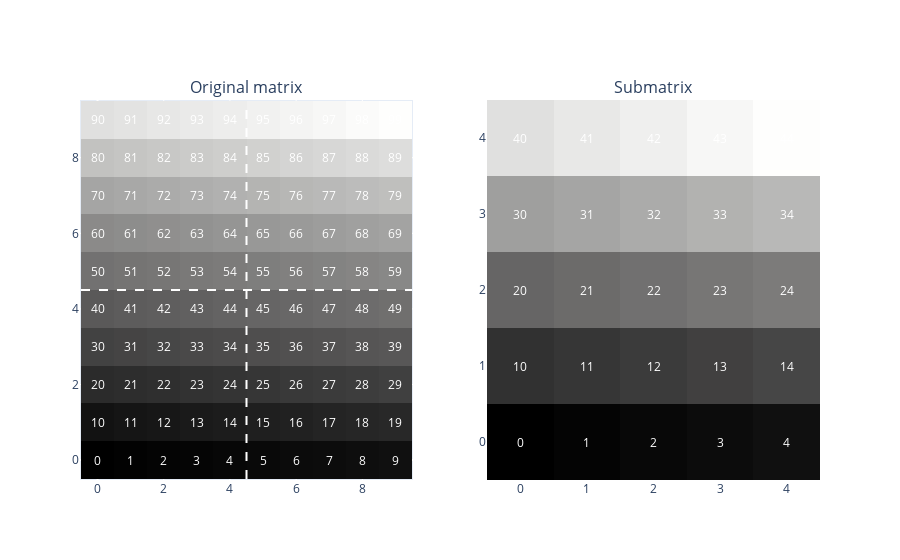

The cell this chart's notebook holds for it:
### Markdown cell above
# Exercise 5-2.
> This and the following exercise focus on slicing matrices to obtain submatrices. Start by creating matrix C in Figure 5-6, and use Python slicing to extract the submatrix comprising the first five rows and five columns. Let’s call this matrix C1. Try to reproduce Figure 5-6, but if you are struggling with the Python visualization coding, then just focus on extracting the submatrix correctly.

### Code cell
C = np.arange(100).reshape((10,10))

sub_a = C[0:5, 0:5]

fig = make_subplots(rows=1, cols=2, subplot_titles=('Original matrix', 'Submatrix'))

fig.add_trace(go.Heatmap(z=C, colorscale='gray', showscale=False), row=1, col=1)
fig.add_shape(type='line', x0=4.5, y0=-0.5, x1=4.5, y1=9.5, line=dict(color='white', dash='dash'), row=1, col=1)
fig.add_shape(type='line', x0=-0.5, y0=4.5, x1=9.5, y1=4.5, line=dict(color='white', dash='dash'), row=1, col=1)

for (j, i), num in np.ndenumerate(C):
    fig.add_annotation(x=i, y=j, text=str(num), showarrow=False, font=dict(color='white'), row=1, col=1)

fig.add_trace(go.Heatmap(z=sub_a, colorscale='gray', showscale=False), row=1, col=2)
for (j, i), num in np.ndenumerate(sub_a):
    fig.add_annotation(x=i, y=j, text=str(num), showarrow=False, font=dict(color='white'), row=1, col=2)

fig.show()

### Figure 1 — Plotly figure (JSON) as saved in the notebook; plotly's stock layout.template omitted (floating-point values rounded to 4 significant figures)
{"data": [{"colorscale": [[0, "rgb(0, 0, 0)"], [0.09091, "rgb(16, 16, 16)"], [0.1818, "rgb(38, 38, 38)"], [0.2727, "rgb(59, 59, 59)"], [0.3636, "rgb(81, 80, 80)"], [0.4545, "rgb(102, 101, 101)"], [0.5455, "rgb(124, 123, 122)"], [0.6364, "rgb(146, 146, 145)"], [0.7273, "rgb(171, 171, 170)"], [0.8182, "rgb(197, 197, 195)"], [0.9091, "rgb(224, 224, 223)"], [1, "rgb(254, 254, 253)"]], "showscale": false, "type": "heatmap", "xaxis": "x", "yaxis": "y", "z": [[0, 1, 2, 3, 4, 5, 6, 7, 8, 9], [10, 11, 12, 13, 14, 15, 16, 17, 18, 19], [20, 21, 22, 23, 24, 25, 26, 27, 28, 29], [30, 31, 32, 33, 34, 35, 36, 37, 38, 39], [40, 41, 42, 43, 44, 45, 46, 47, 48, 49], [50, 51, 52, 53, 54, 55, 56, 57, 58, 59], [60, 61, 62, 63, 64, 65, 66, 67, 68, 69], [70, 71, 72, 73, 74, 75, 76, 77, 78, 79], [80, 81, 82, 83, 84, 85, 86, 87, 88, 89], [90, 91, 92, 93, 94, 95, 96, 97, 98, 99]]}, {"colorscale": [[0, "rgb(0, 0, 0)"], [0.09091, "rgb(16, 16, 16)"], [0.1818, "rgb(38, 38, 38)"], [0.2727, "rgb(59, 59, 59)"], [0.3636, "rgb(81, 80, 80)"], [0.4545, "rgb(102, 101, 101)"], [0.5455, "rgb(124, 123, 122)"], [0.6364, "rgb(146, 146, 145)"], [0.7273, "rgb(171, 171, 170)"], [0.8182, "rgb(197, 197, 195)"], [0.9091, "rgb(224, 224, 223)"], [1, "rgb(254, 254, 253)"]], "showscale": false, "type": "heatmap", "xaxis": "x2", "yaxis": "y2", "z": [[0, 1, 2, 3, 4], [10, 11, 12, 13, 14], [20, 21, 22, 23, 24], [30, 31, 32, 33, 34], [40, 41, 42, 43, 44]]}], "layout": {"annotations": [{"font": {"size": 16}, "showarrow": false, "text": "Original matrix", "x": 0.225, "xanchor": "center", "xref": "paper", "y": 1, "yanchor": "bottom", "yref": "paper"}, {"font": {"size": 16}, "showarrow": false, "text": "Submatrix", "x": 0.775, "xanchor": "center", "xref": "paper", "y": 1, "yanchor": "bottom", "yref": "paper"}, {"font": {"color": "white"}, "showarrow": false, "text": "0", "x": 0, "xref": "x", "y": 0, "yref": "y"}, {"font": {"color": "white"}, "showarrow": false, "text": "1", "x": 1, "xref": "x", "y": 0, "yref": "y"}, {"font": {"color": "white"}, "showarrow": false, "text": "2", "x": 2, "xref": "x", "y": 0, "yref": "y"}, {"font": {"color": "white"}, "showarrow": false, "text": "3", "x": 3, "xref": "x", "y": 0, "yref": "y"}, {"font": {"color": "white"}, "showarrow": false, "text": "4", "x": 4, "xref": "x", "y": 0, "yref": "y"}, {"font": {"color": "white"}, "showarrow": false, "text": "5", "x": 5, "xref": "x", "y": 0, "yref": "y"}, {"font": {"color": "white"}, "showarrow": false, "text": "6", "x": 6, "xref": "x", "y": 0, "yref": "y"}, {"font": {"color": "white"}, "showarrow": false, "text": "7", "x": 7, "xref": "x", "y": 0, "yref": "y"}, {"font": {"color": "white"}, "showarrow": false, "text": "8", "x": 8, "xref": "x", "y": 0, "yref": "y"}, {"font": {"color": "white"}, "showarrow": false, "text": "9", "x": 9, "xref": "x", "y": 0, "yref": "y"}, {"font": {"color": "white"}, "showarrow": false, "text": "10", "x": 0, "xref": "x", "y": 1, "yref": "y"}, {"font": {"color": "white"}, "showarrow": false, "text": "11", "x": 1, "xref": "x", "y": 1, "yref": "y"}, {"font": {"color": "white"}, "showarrow": false, "text": "12", "x": 2, "xref": "x", "y": 1, "yref": "y"}, {"font": {"color": "white"}, "showarrow": false, "text": "13", "x": 3, "xref": "x", "y": 1, "yref": "y"}, {"font": {"color": "white"}, "showarrow": false, "text": "14", "x": 4, "xref": "x", "y": 1, "yref": "y"}, {"font": {"color": "white"}, "showarrow": false, "text": "15", "x": 5, "xref": "x", "y": 1, "yref": "y"}, {"font": {"color": "white"}, "showarrow": false, "text": "16", "x": 6, "xref": "x", "y": 1, "yref": "y"}, {"font": {"color": "white"}, "showarrow": false, "text": "17", "x": 7, "xref": "x", "y": 1, "yref": "y"}, {"font": {"color": "white"}, "showarrow": false, "text": "18", "x": 8, "xref": "x", "y": 1, "yref": "y"}, {"font": {"color": "white"}, "showarrow": false, "text": "19", "x": 9, "xref": "x", "y": 1, "yref": "y"}, {"font": {"color": "white"}, "showarrow": false, "text": "20", "x": 0, "xref": "x", "y": 2, "yref": "y"}, {"font": {"color": "white"}, "showarrow": false, "text": "21", "x": 1, "xref": "x", "y": 2, "yref": "y"}, {"font": {"color": "white"}, "showarrow": false, "text": "22", "x": 2, "xref": "x", "y": 2, "yref": "y"}, {"font": {"color": "white"}, "showarrow": false, "text": "23", "x": 3, "xref": "x", "y": 2, "yref": "y"}, {"font": {"color": "white"}, "showarrow": false, "text": "24", "x": 4, "xref": "x", "y": 2, "yref": "y"}, {"font": {"color": "white"}, "showarrow": false, "text": "25", "x": 5, "xref": "x", "y": 2, "yref": "y"}, {"font": {"color": "white"}, "showarrow": false, "text": "26", "x": 6, "xref": "x", "y": 2, "yref": "y"}, {"font": {"color": "white"}, "showarrow": false, "text": "27", "x": 7, "xref": "x", "y": 2, "yref": "y"}, {"font": {"color": "white"}, "showarrow": false, "text": "28", "x": 8, "xref": "x", "y": 2, "yref": "y"}, {"font": {"color": "white"}, "showarrow": false, "text": "29", "x": 9, "xref": "x", "y": 2, "yref": "y"}, {"font": {"color": "white"}, "showarrow": false, "text": "30", "x": 0, "xref": "x", "y": 3, "yref": "y"}, {"font": {"color": "white"}, "showarrow": false, "text": "31", "x": 1, "xref": "x", "y": 3, "yref": "y"}, {"font": {"color": "white"}, "showarrow": false, "text": "32", "x": 2, "xref": "x", "y": 3, "yref": "y"}, {"font": {"color": "white"}, "showarrow": false, "text": "33", "x": 3, "xref": "x", "y": 3, "yref": "y"}, {"font": {"color": "white"}, "showarrow": false, "text": "34", "x": 4, "xref": "x", "y": 3, "yref": "y"}, {"font": {"color": "white"}, "showarrow": false, "text": "35", "x": 5, "xref": "x", "y": 3, "yref": "y"}, {"font": {"color": "white"}, "showarrow": false, "text": "36", "x": 6, "xref": "x", "y": 3, "yref": "y"}, {"font": {"color": "white"}, "showarrow": false, "text": "37", "x": 7, "xref": "x", "y": 3, "yref": "y"}, {"font": {"color": "white"}, "showarrow": false, "text": "38", "x": 8, "xref": "x", "y": 3, "yref": "y"}, {"font": {"color": "white"}, "showarrow": false, "text": "39", "x": 9, "xref": "x", "y": 3, "yref": "y"}, {"font": {"color": "white"}, "showarrow": false, "text": "40", "x": 0, "xref": "x", "y": 4, "yref": "y"}, {"font": {"color": "white"}, "showarrow": false, "text": "41", "x": 1, "xref": "x", "y": 4, "yref": "y"}, {"font": {"color": "white"}, "showarrow": false, "text": "42", "x": 2, "xref": "x", "y": 4, "yref": "y"}, {"font": {"color": "white"}, "showarrow": false, "text": "43", "x": 3, "xref": "x", "y": 4, "yref": "y"}, {"font": {"color": "white"}, "showarrow": false, "text": "44", "x": 4, "xref": "x", "y": 4, "yref": "y"}, {"font": {"color": "white"}, "showarrow": false, "text": "45", "x": 5, "xref": "x", "y": 4, "yref": "y"}, {"font": {"color": "white"}, "showarrow": false, "text": "46", "x": 6, "xref": "x", "y": 4, "yref": "y"}, {"font": {"color": "white"}, "showarrow": false, "text": "47", "x": 7, "xref": "x", "y": 4, "yref": "y"}, {"font": {"color": "white"}, "showarrow": false, "text": "48", "x": 8, "xref": "x", "y": 4, "yref": "y"}, {"font": {"color": "white"}, "showarrow": false, "text": "49", "x": 9, "xref": "x", "y": 4, "yref": "y"}, {"font": {"color": "white"}, "showarrow": false, "text": "50", "x": 0, "xref": "x", "y": 5, "yref": "y"}, {"font": {"color": "white"}, "showarrow": false, "text": "51", "x": 1, "xref": "x", "y": 5, "yref": "y"}, {"font": {"color": "white"}, "showarrow": false, "text": "52", "x": 2, "xref": "x", "y": 5, "yref": "y"}, {"font": {"color": "white"}, "showarrow": false, "text": "53", "x": 3, "xref": "x", "y": 5, "yref": "y"}, {"font": {"color": "white"}, "showarrow": false, "text": "54", "x": 4, "xref": "x", "y": 5, "yref": "y"}, {"font": {"color": "white"}, "showarrow": false, "text": "55", "x": 5, "xref": "x", "y": 5, "yref": "y"}, {"font": {"color": "white"}, "showarrow": false, "text": "56", "x": 6, "xref": "x", "y": 5, "yref": "y"}, {"font": {"color": "white"}, "showarrow": false, "text": "57", "x": 7, "xref": "x", "y": 5, "yref": "y"}, {"font": {"color": "white"}, "showarrow": false, "text": "58", "x": 8, "xref": "x", "y": 5, "yref": "y"}, {"font": {"color": "white"}, "showarrow": false, "text": "59", "x": 9, "xref": "x", "y": 5, "yref": "y"}, {"font": {"color": "white"}, "showarrow": false, "text": "60", "x": 0, "xref": "x", "y": 6, "yref": "y"}, {"font": {"color": "white"}, "showarrow": false, "text": "61", "x": 1, "xref": "x", "y": 6, "yref": "y"}, {"font": {"color": "white"}, "showarrow": false, "text": "62", "x": 2, "xref": "x", "y": 6, "yref": "y"}, {"font": {"color": "white"}, "showarrow": false, "text": "63", "x": 3, "xref": "x", "y": 6, "yref": "y"}, {"font": {"color": "white"}, "showarrow": false, "text": "64", "x": 4, "xref": "x", "y": 6, "yref": "y"}, {"font": {"color": "white"}, "showarrow": false, "text": "65", "x": 5, "xref": "x", "y": 6, "yref": "y"}, {"font": {"color": "white"}, "showarrow": false, "text": "66", "x": 6, "xref": "x", "y": 6, "yref": "y"}, {"font": {"color": "white"}, "showarrow": false, "text": "67", "x": 7, "xref": "x", "y": 6, "yref": "y"}, {"font": {"color": "white"}, "showarrow": false, "text": "68", "x": 8, "xref": "x", "y": 6, "yref": "y"}, {"font": {"color": "white"}, "showarrow": false, "text": "69", "x": 9, "xref": "x", "y": 6, "yref": "y"}, {"font": {"color": "white"}, "showarrow": false, "text": "70", "x": 0, "xref": "x", "y": 7, "yref": "y"}, {"font": {"color": "white"}, "showarrow": false, "text": "71", "x": 1, "xref": "x", "y": 7, "yref": "y"}, {"font": {"color": "white"}, "showarrow": false, "text": "72", "x": 2, "xref": "x", "y": 7, "yref": "y"}, {"font": {"color": "white"}, "showarrow": false, "text": "73", "x": 3, "xref": "x", "y": 7, "yref": "y"}, {"font": {"color": "white"}, "showarrow": false, "text": "74", "x": 4, "xref": "x", "y": 7, "yref": "y"}, {"font": {"color": "white"}, "showarrow": false, "text": "75", "x": 5, "xref": "x", "y": 7, "yref": "y"}, {"font": {"color": "white"}, "showarrow": false, "text": "76", "x": 6, "xref": "x", "y": 7, "yref": "y"}, {"font": {"color": "white"}, "showarrow": false, "text": "77", "x": 7, "xref": "x", "y": 7, "yref": "y"}, {"font": {"color": "white"}, "showarrow": false, "text": "78", "x": 8, "xref": "x", "y": 7, "yref": "y"}, {"font": {"color": "white"}, "showarrow": false, "text": "79", "x": 9, "xref": "x", "y": 7, "yref": "y"}, {"font": {"color": "white"}, "showarrow": false, "text": "80", "x": 0, "xref": "x", "y": 8, "yref": "y"}, {"font": {"color": "white"}, "showarrow": false, "text": "81", "x": 1, "xref": "x", "y": 8, "yref": "y"}, {"font": {"color": "white"}, "showarrow": false, "text": "82", "x": 2, "xref": "x", "y": 8, "yref": "y"}, {"font": {"color": "white"}, "showarrow": false, "text": "83", "x": 3, "xref": "x", "y": 8, "yref": "y"}, {"font": {"color": "white"}, "showarrow": false, "text": "84", "x": 4, "xref": "x", "y": 8, "yref": "y"}, {"font": {"color": "white"}, "showarrow": false, "text": "85", "x": 5, "xref": "x", "y": 8, "yref": "y"}, {"font": {"color": "white"}, "showarrow": false, "text": "86", "x": 6, "xref": "x", "y": 8, "yref": "y"}, {"font": {"color": "white"}, "showarrow": false, "text": "87", "x": 7, "xref": "x", "y": 8, "yref": "y"}, {"font": {"color": "white"}, "showarrow": false, "text": "88", "x": 8, "xref": "x", "y": 8, "yref": "y"}, {"font": {"color": "white"}, "showarrow": false, "text": "89", "x": 9, "xref": "x", "y": 8, "yref": "y"}, {"font": {"color": "white"}, "showarrow": false, "text": "90", "x": 0, "xref": "x", "y": 9, "yref": "y"}, {"font": {"color": "white"}, "showarrow": false, "text": "91", "x": 1, "xref": "x", "y": 9, "yref": "y"}, {"font": {"color": "white"}, "showarrow": false, "text": "92", "x": 2, "xref": "x", "y": 9, "yref": "y"}, {"font": {"color": "white"}, "showarrow": false, "text": "93", "x": 3, "xref": "x", "y": 9, "yref": "y"}, {"font": {"color": "white"}, "showarrow": false, "text": "94", "x": 4, "xref": "x", "y": 9, "yref": "y"}, {"font": {"color": "white"}, "showarrow": false, "text": "95", "x": 5, "xref": "x", "y": 9, "yref": "y"}, {"font": {"color": "white"}, "showarrow": false, "text": "96", "x": 6, "xref": "x", "y": 9, "yref": "y"}, {"font": {"color": "white"}, "showarrow": false, "text": "97", "x": 7, "xref": "x", "y": 9, "yref": "y"}, {"font": {"color": "white"}, "showarrow": false, "text": "98", "x": 8, "xref": "x", "y": 9, "yref": "y"}, {"font": {"color": "white"}, "showarrow": false, "text": "99", "x": 9, "xref": "x", "y": 9, "yref": "y"}, {"font": {"color": "white"}, "showarrow": false, "text": "0", "x": 0, "xref": "x2", "y": 0, "yref": "y2"}, {"font": {"color": "white"}, "showarrow": false, "text": "1", "x": 1, "xref": "x2", "y": 0, "yref": "y2"}, {"font": {"color": "white"}, "showarrow": false, "text": "2", "x": 2, "xref": "x2", "y": 0, "yref": "y2"}, {"font": {"color": "white"}, "showarrow": false, "text": "3", "x": 3, "xref": "x2", "y": 0, "yref": "y2"}, {"font": {"color": "white"}, "showarrow": false, "text": "4", "x": 4, "xref": "x2", "y": 0, "yref": "y2"}, {"font": {"color": "white"}, "showarrow": false, "text": "10", "x": 0, "xref": "x2", "y": 1, "yref": "y2"}, {"font": {"color": "white"}, "showarrow": false, "text": "11", "x": 1, "xref": "x2", "y": 1, "yref": "y2"}, {"font": {"color": "white"}, "showarrow": false, "text": "12", "x": 2, "xref": "x2", "y": 1, "yref": "y2"}, {"font": {"color": "white"}, "showarrow": false, "text": "13", "x": 3, "xref": "x2", "y": 1, "yref": "y2"}, {"font": {"color": "white"}, "showarrow": false, "text": "14", "x": 4, "xref": "x2", "y": 1, "yref": "y2"}, {"font": {"color": "white"}, "showarrow": false, "text": "20", "x": 0, "xref": "x2", "y": 2, "yref": "y2"}, {"font": {"color": "white"}, "showarrow": false, "text": "21", "x": 1, "xref": "x2", "y": 2, "yref": "y2"}, {"font": {"color": "white"}, "showarrow": false, "text": "22", "x": 2, "xref": "x2", "y": 2, "yref": "y2"}, {"font": {"color": "white"}, "showarrow": false, "text": "23", "x": 3, "xref": "x2", "y": 2, "yref": "y2"}, {"font": {"color": "white"}, "showarrow": false, "text": "24", "x": 4, "xref": "x2", "y": 2, "yref": "y2"}, {"font": {"color": "white"}, "showarrow": false, "text": "30", "x": 0, "xref": "x2", "y": 3, "yref": "y2"}, {"font": {"color": "white"}, "showarrow": false, "text": "31", "x": 1, "xref": "x2", "y": 3, "yref": "y2"}, {"font": {"color": "white"}, "showarrow": false, "text": "32", "x": 2, "xref": "x2", "y": 3, "yref": "y2"}, {"font": {"color": "white"}, "showarrow": false, "text": "33", "x": 3, "xref": "x2", "y": 3, "yref": "y2"}, {"font": {"color": "white"}, "showarrow": false, "text": "34", "x": 4, "xref": "x2", "y": 3, "yref": "y2"}, {"font": {"color": "white"}, "showarrow": false, "text": "40", "x": 0, "xref": "x2", "y": 4, "yref": "y2"}, {"font": {"color": "white"}, "showarrow": false, "text": "41", "x": 1, "xref": "x2", "y": 4, "yref": "y2"}, {"font": {"color": "white"}, "showarrow": false, "text": "42", "x": 2, "xref": "x2", "y": 4, "yref": "y2"}, {"font": {"color": "white"}, "showarrow": false, "text": "43", "x": 3, "xref": "x2", "y": 4, "yref": "y2"}, {"font": {"color": "white"}, "showarrow": false, "text": "44", "x": 4, "xref": "x2", "y": 4, "yref": "y2"}], "shapes": [{"line": {"color": "white", "dash": "dash"}, "type": "line", "x0": 4.5, "x1": 4.5, "xref": "x", "y0": -0.5, "y1": 9.5, "yref": "y"}, {"line": {"color": "white", "dash": "dash"}, "type": "line", "x0": -0.5, "x1": 9.5, "xref": "x", "y0": 4.5, "y1": 4.5, "yref": "y"}], "xaxis": {"anchor": "y", "domain": [0, 0.45]}, "xaxis2": {"anchor": "y2", "domain": [0.55, 1]}, "yaxis": {"anchor": "x", "domain": [0, 1]}, "yaxis2": {"anchor": "x2", "domain": [0, 1]}}}
